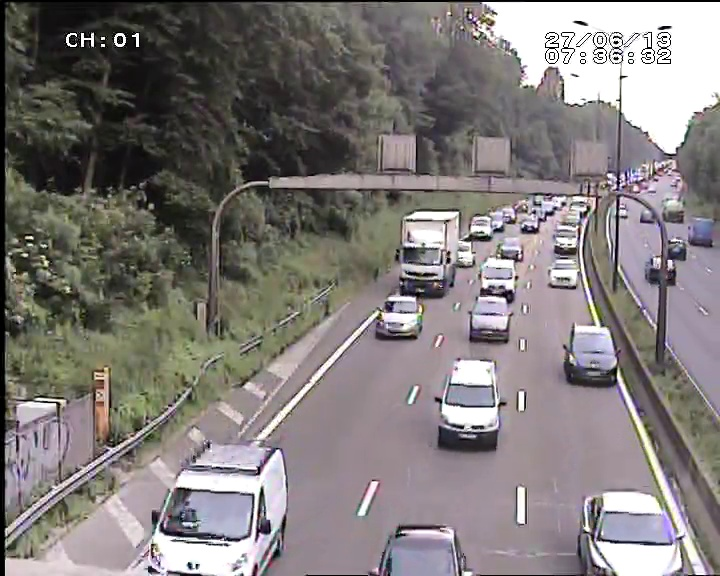
#> input picture img0.jpg, 720 x 576 px, given in place of 8s.mp4, which was not available
$ python learning.py
#> lines starting #> are read from the running program, lines starting #| are printed output that depends on the picture; after the words box and inside, x2 and y2 are one past the last pixel; in counts of white or black regions, pixels touching at a corner belong together; pictures that were not available may be replaced by others from this repository, and a replacement may not be noted
import numpy as np
import matplotlib.pyplot as plt
import cv2
import time
import random

def main():
    videoPath = "C:\\pi\\SequencesCourtes\\8s.mp4"

    cap = cv2.VideoCapture(videoPath)

    fps = cap.get(cv2.CAP_PROP_FPS)

    timePerFrame = 3 / fps

    bgSub = cv2.createBackgroundSubtractorMOG2()

    start = time.clock()
    for frameIdx in range(1, 1_000_000_000):
        if loop(frameIdx, cap, timePerFrame, bgSub, start) == "break":
            break
#> this loop made 1 pass; (key q is pressed on pass 1)
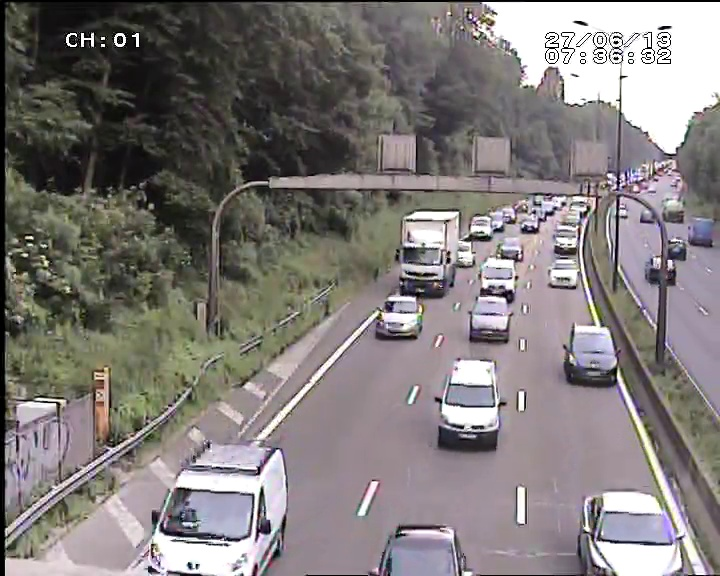
#> input picture img0.jpg, 720 x 576 px, given in place of 8s.mp4, which was not available
#> pass 1, in loop, `fgMask = bgSub.apply(image = frame, learningRate = 0.1)`:
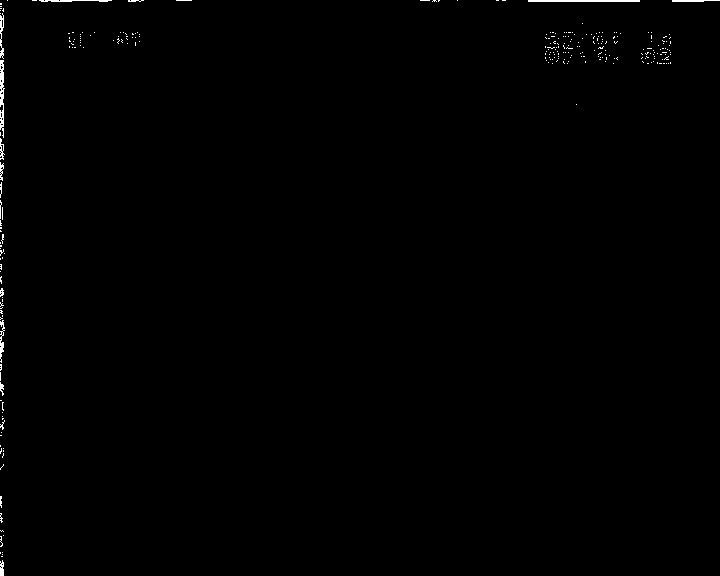
#> fgMask: shape (576, 720); values 127 (black) and 255 (white), 0.43% white in thin lines or dots
#> pass 1, in loop, `mask = cv2.erode(mask, easyKernel(erodeA))`:
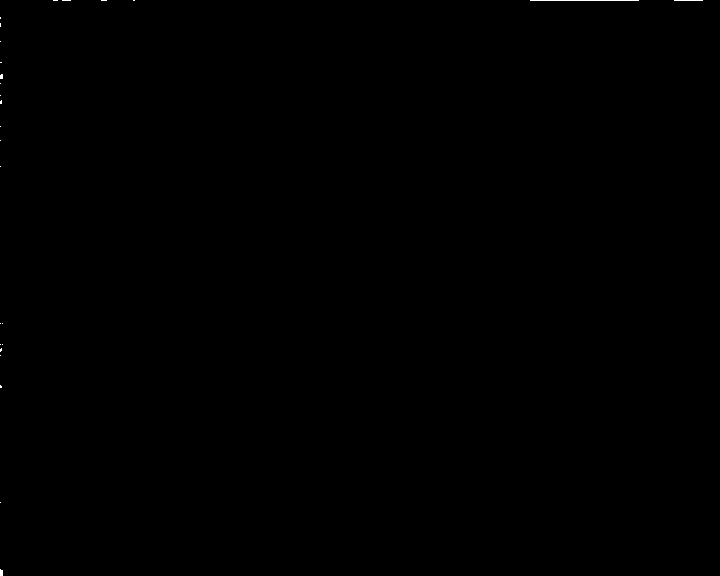
#> mask: shape (576, 720); values 127 (black) and 255 (white), 0.06% white in thin lines or dots
#> pass 1, in loop, `mask = cv2.dilate(mask, easyKernel(dilateA))`:
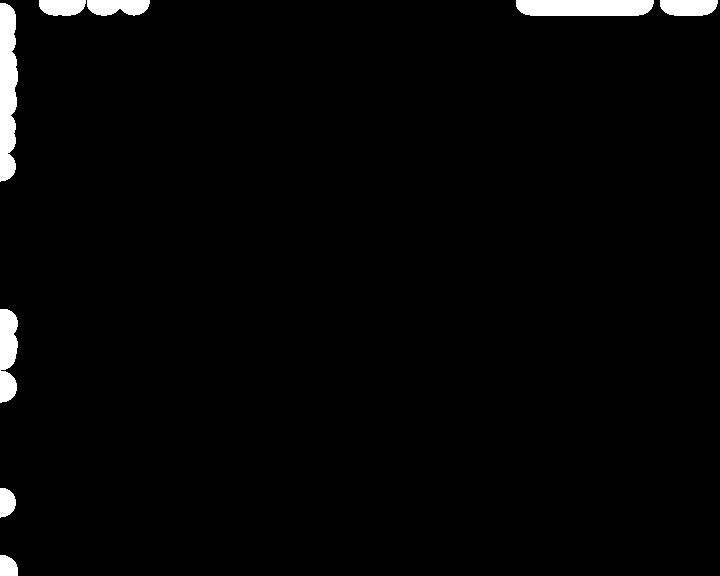
#> mask: shape (576, 720); values 127 (black) and 255 (white), 2.2% white; 8 white regions, largest, box (x1, y1, x2, y2) and area: (0, 3, 18, 182) 2676, (516, 0, 654, 16) 2104, (0, 309, 18, 403) 1381

    # When everything done, release the capture
    cap.release()
    cv2.destroyAllWindows()

def imshow():
    windowNameList = "frame fgMask dilateMaskA erodeMaskA dilateMaskB erodeMaskB".split()

def loop(frameIdx, cap, timePerFrame, bgSub, start):

    jumpTo(cap, (frameIdx % 25) / 25)

    # Capture frame-by-frame
    ret, frame = cap.read()


    fgMask = bgSub.apply(image = frame, learningRate = 0.1)

    # erodeAndDilate
    mask = fgMask

    erodeA = 4
    dilateA = 30
    erodeB = 35
    dilateB = erodeA + erodeB - dilateA

    mask = cv2.erode(mask, easyKernel(erodeA))
    erodeMaskA = mask

    mask = cv2.dilate(mask, easyKernel(dilateA))
    dilateMaskA = mask

    mask = cv2.erode(mask, easyKernel(erodeB))
    erodeMaskB = mask

    mask = cv2.dilate(mask, easyKernel(dilateB))
    dilateMaskB = mask

    edMask = mask

    # Display the resulting frame
    cv2.imshow('frame', frame)
    cv2.imshow('fgMask', fgMask)
    cv2.imshow('erodeMaskA', erodeMaskA)
    cv2.imshow('dilateMaskA', dilateMaskA)
    cv2.imshow('erodeMaskB', erodeMaskB)
    cv2.imshow('dilateMaskB', dilateMaskB)

    controlledTime = (start + timePerFrame * frameIdx) - time.clock()
    if cv2.waitKey(max(0, int(1000 * controlledTime)) + 1) & 0xFF == ord('q'):
        return "break"
    if any(map(windowClosed, windowNameList)):
        return "break"
    return "continue"

def windowClosed(windowName):
    """Checking for a property of the window to tell whether it is (still) open."""
    whatever = cv2.WND_PROP_FULLSCREEN
    return cv2.getWindowProperty(windowName, whatever) == -1

def easyKernel(size, sizeX = None):
    """Generate an OpenCV kernel objet of given size.
    Note: I haven't checked the sizeX parameter"""
    sizeY = size
    if sizeX is None:
        sizeX = size
    return cv2.getStructuringElement( cv2.MORPH_ELLIPSE, (sizeY, sizeX) )

def jumpTo(cap, fraction):
    frameCount = cap.get(cv2.CAP_PROP_FRAME_COUNT)
    frameIndex = int(fraction * frameCount)
    cap.set(cv2.CAP_PROP_POS_FRAMES, frameIndex)

if __name__ == "__main__":
    main()

$ run again, on img1.jpg
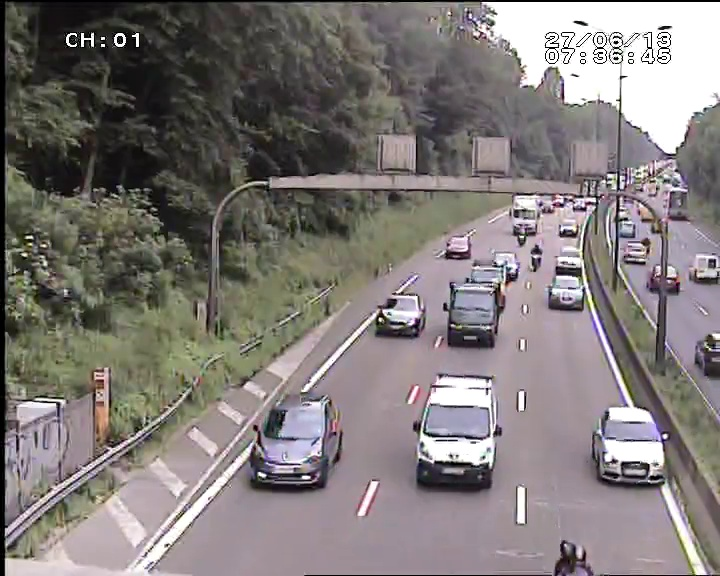
#> input picture img1.jpg, 720 x 576 px, given in place of 8s.mp4, which was not available
#> the loop in main, `for frameIdx in range(1, 1_000_000_000):` made 1 pass; (key q is pressed on pass 1)
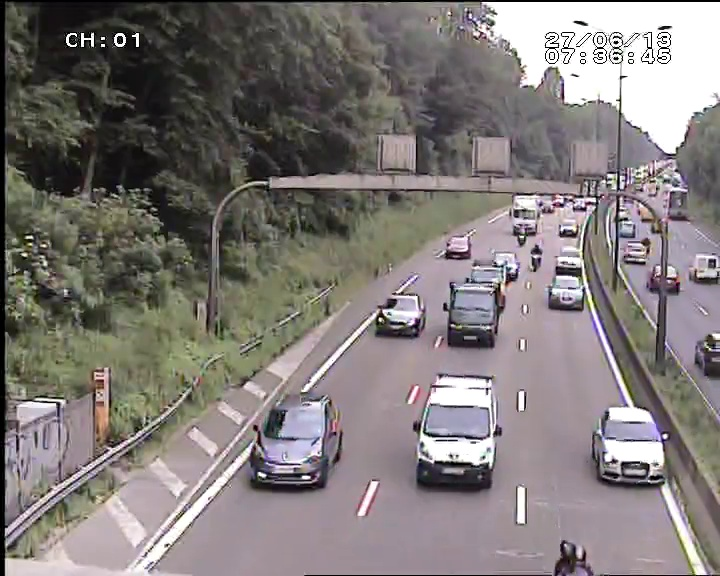
#> input picture img1.jpg, 720 x 576 px, given in place of 8s.mp4, which was not available
#> pass 1, in loop, `fgMask = bgSub.apply(image = frame, learningRate = 0.1)`:
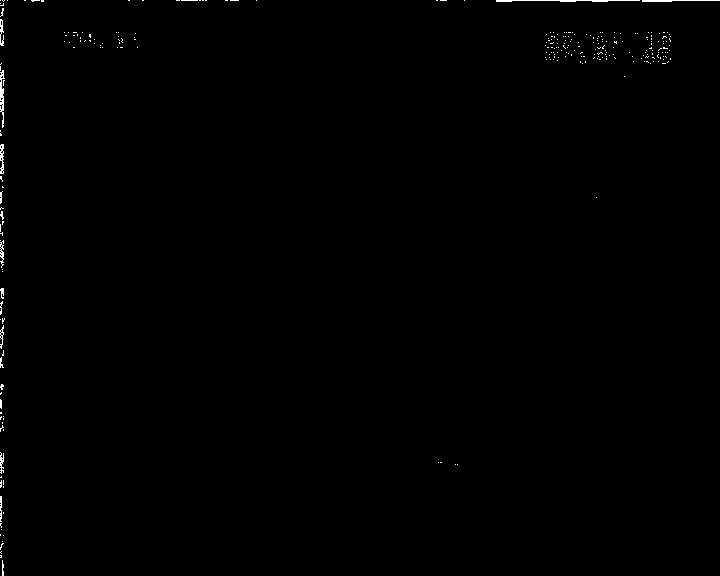
#> fgMask: shape (576, 720); values 127 (black) and 255 (white), 0.37% white in thin lines or dots
#> pass 1, in loop, `mask = cv2.dilate(mask, easyKernel(dilateA))`:
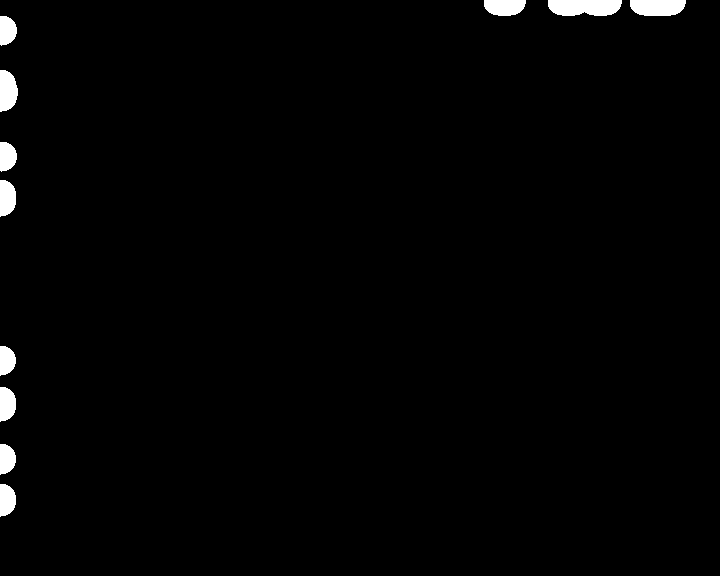
#> mask: shape (576, 720); values 127 (black) and 255 (white), 1.4% white; 11 white regions, largest, box (x1, y1, x2, y2) and area: (548, 0, 622, 16) 1046, (630, 0, 686, 16) 792, (0, 70, 18, 112) 606
